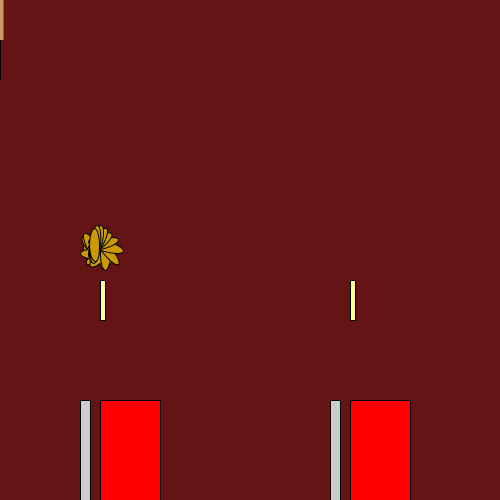
Frame 1 (no input)
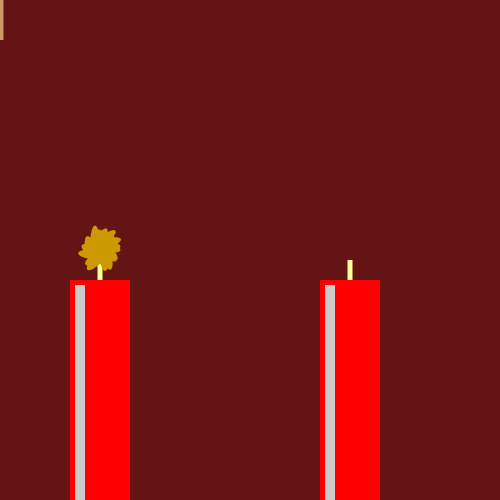
Frame 60 (the mouse pressed at the canvas centre just before this capture)
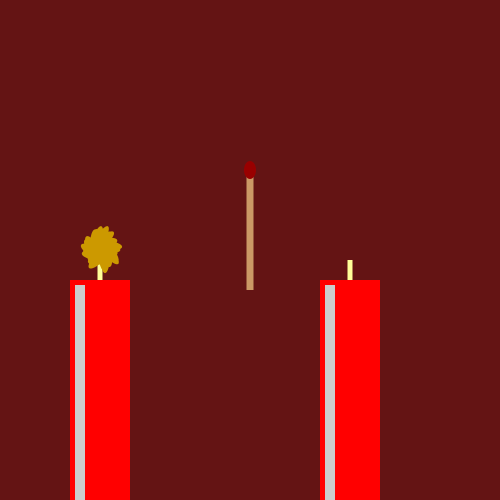
Frame 120 (the mouse held since frame 60 and released just before this capture)

The Processing sketch that drew these frames (run headless with seeded random() and noise(); from frame 60 on, the mouse is pressed at the canvas centre):

// Processing sketch: processing_174033
// ── processing_174033.pde

int klickwert = mouseX;
int klickwert2 = mouseY-160;
int klickwert3 = 2;

boolean f = false;
boolean f1 =false;
void setup()
{
  size(500, 500);
  smooth();
  fill(10, 200, 20);
}
void draw()
{
  background(100, 20, 20);
  ellipse(mouseX, mouseY, klickwert, klickwert2);

  //Docht1
  fill(255, 255, 153);
  rect(width/2-150, 280, 5, 40);

  //FlammeKerze1
  pushMatrix();
  translate(width/2-150, 250);
  for (int i=0; i<360; i+=5)
  {
    fill(204, 153, 0);
    ellipseMode(CENTER);
    rotate(radians(i));
    float verschieden=sin(millis()/70.0+i)*5;
    ellipse(5, 5, 10, i/10.0+verschieden);
  }
  popMatrix();

  //Kerze1
  fill(255, 0, 0);
  rect(width/2-150, 400, 60, 240);
  //spiegelung
  fill(204, 204, 204);
  rect(width/2-150-20, 400, 10, 230);


  //Docht2
  fill(255, 255, 153);
  rect(width/2+100, 280, 5, 40);


  //Kerze2
  fill(255, 0, 0);
  rect(width/2+100, 400, 60, 240);
  //spiegelung
  fill(204, 204, 204);
  rect(width/2+100-20, 400, 10, 230);

  //Streichholz
  rectMode(CENTER);
  fill(204, 153, 0);
  noStroke();
  //rotate(0.2*PI);
  fill(204, 153, 102);
  rect(mouseX, mouseY-20, 7, 120);
  fill(153, 0, 0);
  //zuenden wenn über Docht
  { 
    if (mouseX>87 && mouseX<117 && mouseY>315 && mouseY<347)
    {
      f = true;

      pushMatrix();
      translate(mouseX, mouseY-80);
      for (int i=0; i<360; i+=5)
      {
        fill(204, 153, 0);
        ellipseMode(CENTER);
        rotate(radians(i));
        float verschieden=sin(millis()/70.0+i)*5;
        ellipse(5, 5, 10, i/10.0+verschieden);
      }
      popMatrix();
    } else if (f == true) {
      pushMatrix();
      translate(mouseX, mouseY-80);
      for (int i=0; i<360; i+=5)
      {
        fill(204, 153, 0);
        ellipseMode(CENTER);
        rotate(radians(i));
        float verschieden=sin(millis()/70.0+i)*5;
        ellipse(4, 4, 8, i/10.0+verschieden);
      }
      popMatrix();
    } else
    { 
      ellipse(mouseX, mouseY-80, 12, 18);

      println(mouseX, mouseY);
    }
    //FlammeKerze2
    {
      if (mouseX>337 && mouseX<367 && mouseY>315 && mouseY<347 && f1==false && f==true)
      {
        f1 = true;
        pushMatrix();
        translate(width/2+100, 250);
        for (int i=0; i<360; i+=5)
        {
          fill(204, 153, 0);
          ellipseMode(CENTER);
          rotate(radians(i));
          float verschieden=sin(millis()/70.0+i)*5;
          ellipse(5, 5, 10, i/10.0+verschieden);
        }
        popMatrix();
      } else if (f1==true)
      {
        pushMatrix();
        translate(width/2+100, 250);
        for (int i=0; i<360; i+=5)
        {
          fill(random(190, 204), 153, 0);
          ellipseMode(CENTER);
          rotate(radians(i));
          float verschieden=sin(millis()/70.0+i)*5;
          ellipse(5, 5, 10, i/10.0+verschieden);
        }
        popMatrix();
      }
    }
  }
}//drawEnde
